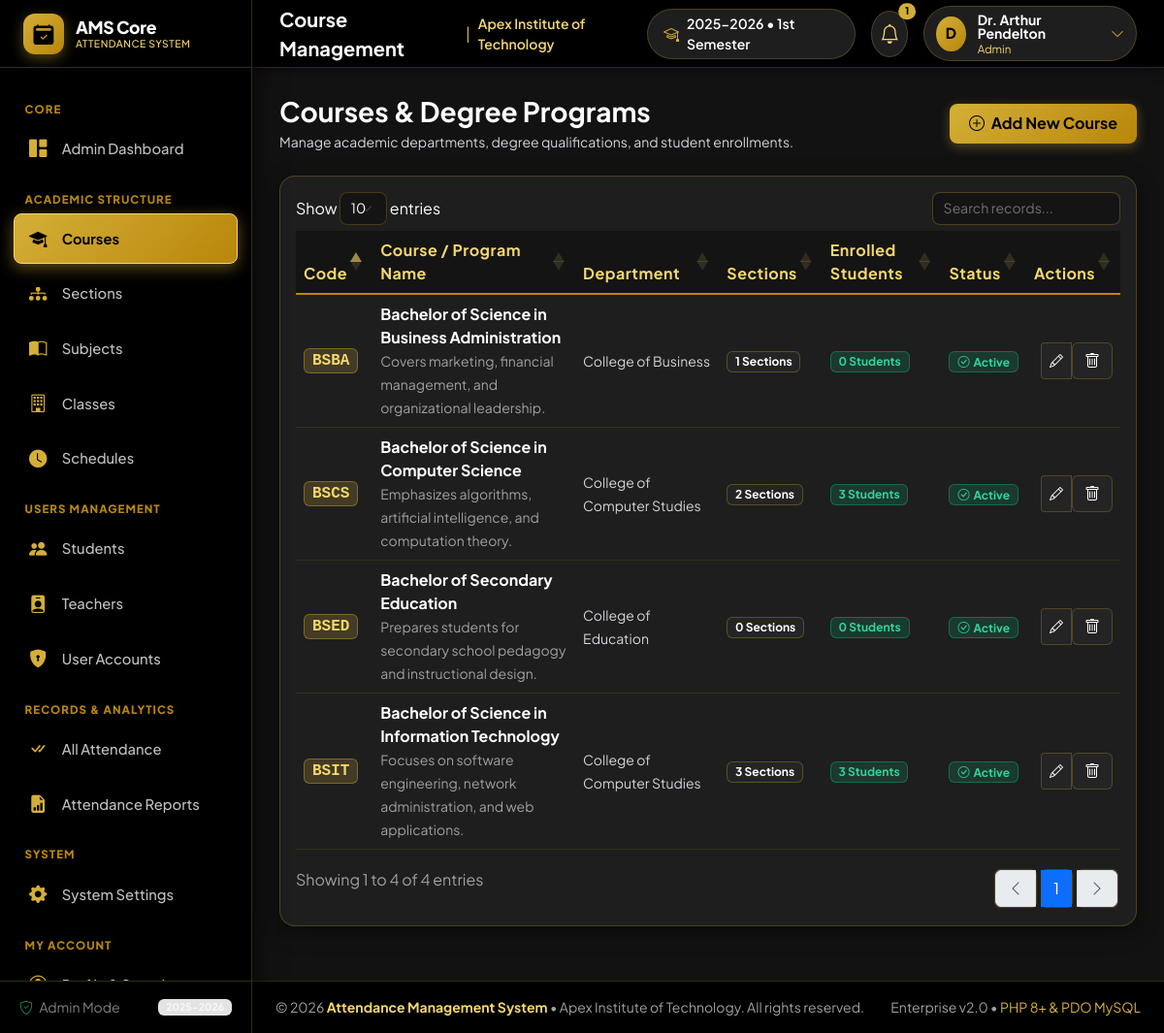
Screenshot of /courses.php (signed in) with the database file from the repository.
### tables this page shows
CREATE TABLE `courses` (
  `id` INT AUTO_INCREMENT PRIMARY KEY,
  `course_code` VARCHAR(20) NOT NULL UNIQUE,
  `course_name` VARCHAR(150) NOT NULL,
  `department` VARCHAR(100) DEFAULT 'College of Information Technology',
  `description` TEXT NULL,
  `status` ENUM('active', 'inactive') DEFAULT 'active',
  `created_at` TIMESTAMP DEFAULT CURRENT_TIMESTAMP
);

### database.php (called while the page is built, shortened)
<?php
class Database {
    private static $instance = null;
    private $pdo;
    private $host = '127.0.0.1';
    private $dbname = 'attendance_management';
    private $user = 'root';
    private $pass = '';
    private $charset = 'utf8mb4';
    private function __construct() {
        $dsn = "mysql:host={$this->host};dbname={$this->dbname};charset={$this->charset}";
        $options = [
            PDO::ATTR_ERRMODE            => PDO::ERRMODE_EXCEPTION,
            PDO::ATTR_DEFAULT_FETCH_MODE => PDO::FETCH_ASSOC,
            PDO::ATTR_EMULATE_PREPARES   => false,
            PDO::MYSQL_ATTR_INIT_COMMAND => "SET NAMES utf8mb4 COLLATE utf8mb4_unicode_ci"
        ];
        try {
            $this->pdo = new PDO($dsn, $this->user, $this->pass, $options);
        } catch (PDOException $e) {
            die("Database connection failed: " . htmlspecialchars($e->getMessage()));
        }
    }
    public static function getInstance() {
        if (self::$instance === null) {
            self::$instance = new self();
        }
        return self::$instance;
    }
    public function getConnection() {
        return $this->pdo;
    }
}

### Class.php (called while the page is built, shortened)
<?php
require_once __DIR__ . '/../config/database.php';
class ClassModel {
    private $db;
    public function __construct() {
        $this->db = Database::getInstance()->getConnection();
    }
    public function getCourses() {
        $stmt = $this->db->query("
            SELECT c.*, COUNT(DISTINCT s.id) as student_count, COUNT(DISTINCT sec.id) as section_count
            FROM courses c
            LEFT JOIN sections sec ON sec.course_id = c.id
            LEFT JOIN students s ON s.course_id = c.id
            GROUP BY c.id
            ORDER BY c.course_code ASC
        ");
        return $stmt->fetchAll();
    }
}

### courses.php (the view, shortened to what this page needs)
<?php
require_once __DIR__ . '/../includes/functions.php';
require_once __DIR__ . '/../models/Class.php';
$classModel = new ClassModel();
$courses = $classModel->getCourses();
require_once __DIR__ . '/../views/layouts/header.php';
require_once __DIR__ . '/../views/layouts/sidebar.php';
require_once __DIR__ . '/../views/layouts/navbar.php';
?>
<div class="d-flex flex-column flex-md-row justify-content-between align-items-md-center gap-3 mb-4">
    <div>
        <h3 class="fw-bold text-dark mb-1">Courses & Degree Programs</h3>
        <p class="text-secondary small mb-0">Manage academic departments, degree qualifications, and student enrollments.</p>
    </div>
    <div>
        <button type="button" class="btn btn-primary" data-bs-toggle="modal" data-bs-target="#addCourseModal">
            <i class="bi bi-plus-circle me-1"></i> Add New Course
        </button>
    </div>
</div>
<div class="card-modern">
    <div class="card-body p-0">
        <div class="table-responsive p-3">
            <table class="table table-hover align-middle datatable w-100">
                <thead class="table-light">
                    <tr>
                        <th>Code</th>
                        <th>Course / Program Name</th>
                        <th>Department</th>
                        <th>Sections</th>
                        <th>Enrolled Students</th>
                        <th>Status</th>
                        <th class="text-end">Actions</th>
                    </tr>
                </thead>
                <tbody>
                    <?php foreach ($courses as $c): ?>
                        <tr>
                            <td>
                                <span class="badge bg-primary-subtle text-primary border border-primary-subtle fs-6 font-monospace px-2 py-1">
                                    <?= e($c['course_code']) ?>
                                </span>
                            </td>
                            <td>
                                <div class="fw-bold text-dark"><?= e($c['course_name']) ?></div>
                                <small class="text-muted"><?= e($c['description'] ?: 'No description provided') ?></small>
                            </td>
                            <td><span class="text-secondary small"><?= e($c['department']) ?></span></td>
                            <td><span class="badge bg-light text-dark border"><?= (int)$c['section_count'] ?> Sections</span></td>
                            <td><span class="badge bg-success-subtle text-success border border-success-subtle"><?= (int)$c['student_count'] ?> Students</span></td>
                            <td><?= get_status_badge($c['status']) ?></td>
                            <td class="text-end">
                                <div class="btn-group btn-group-sm">
                                    <button type="button" class="btn btn-light border edit-course-btn"
                                            data-course='<?= json_encode($c) ?>' title="Edit">
                                        <i class="bi bi-pencil"></i>
                                    </button>
                                    <form method="POST" action="<?= BASE_URL ?>/admin/courses.php" class="d-inline">
                                        <button type="button" class="btn btn-light border text-danger btn-delete-confirm" title="Delete">
                                            <i class="bi bi-trash"></i>
                                        </button>
                                    </form>
                                </div>
                            </td>
                        </tr>
                    <?php endforeach; ?>
                </tbody>
            </table>
        </div>
    </div>
</div>
<?php
require_once __DIR__ . '/../views/layouts/footer.php';
?>

### functions.php (shortened to what this page needs)
<?php
function e($string) {
    return htmlspecialchars((string)$string, ENT_QUOTES, 'UTF-8');
}
function get_status_badge($status) {
    $status = strtoupper($status);
    switch ($status) {
        case 'ACTIVE':
            return '<span class="badge bg-success-subtle text-success border border-success-subtle px-2 py-1"><i class="bi bi-check-circle me-1"></i>Active</span>';
    }
}

### style.css (style rules this page uses)
:root { --gold: #D4AF37; --gold-dark: #B8860B; --gold-light: #F5D76E; --black: #000000; --bg-dark: #121212; --bg-card: #1E1E1E; --bg-card-header: #171717; --bg-input: #141414; --text-white: #FFFFFF; --text-gold-light: #F5D76E; --text-muted: #A0A0A0; --text-secondary: #D1D5DB; --gold-subtle: rgba(212, 175, 55, 0.12); --gold-border: rgba(212, 175, 55, 0.25); --gold-border-strong: rgba(212, 175, 55, 0.55); --gold-gradient: linear-gradient(135deg, #D4AF37 0%, #B8860B 100%); --gold-gradient-hover: linear-gradient(135deg, #F5D76E 0%, #D4AF37 100%); --gold-dashboard-bg: linear-gradient(135deg, #E2BF53 0%, #D4AF37 40%, #B8860B 100%); --primary: var(--gold); --primary-hover: var(--gold-dark); --primary-light: var(--gold-subtle); --primary-gradient: var(--gold-gradient); --navy-dark: var(--black); --navy-surface: var(--bg-card); --navy-border: var(--gold-border); --navy-muted: var(--text-muted); --bg-light: var(--bg-dark); --surface-light: var(--bg-card); --border-color: var(--gold-border); --text-primary: var(--text-white); --sidebar-width: 260px; --topbar-height: 70px; --radius-sm: 8px; --radius-md: 12px; --radius-lg: 16px; --radius-xl: 20px; --shadow-subtle: 0 2px 10px rgba(0, 0, 0, 0.5); --shadow-card: 0 6px 22px rgba(0, 0, 0, 0.45); --shadow-elevated: 0 12px 32px rgba(0, 0, 0, 0.65); }
*, *::before, *::after { box-sizing: border-box; }
body { font-family: 'Plus Jakarta Sans', -apple-system, BlinkMacSystemFont, "Segoe UI", Roboto, sans-serif; background-color: var(--bg-dark); color: var(--text-white); min-height: 100vh; overflow-x: hidden; }
.text-dark { color: var(--text-white) !important; }
.text-secondary { color: var(--text-secondary) !important; }
.text-muted { color: var(--text-muted) !important; }
.text-primary { color: var(--gold) !important; }
.card-modern { background: var(--bg-card); border: 1px solid var(--gold-border); border-radius: var(--radius-lg); box-shadow: var(--shadow-card); margin-bottom: 1.75rem; overflow: hidden; color: var(--text-white); }
.card-modern .card-body { padding: 1.5rem; color: var(--text-white); }
.table { --bs-table-bg: var(--bg-card); --bs-table-color: var(--text-white); --bs-table-border-color: rgba(212, 175, 55, 0.15); color: var(--text-white); margin-bottom: 0; }
.table > thead { background-color: var(--bg-dark); }
.table > thead th, .table-light, .table-light th { background-color: #141414 !important; color: var(--text-gold-light) !important; border-bottom: 2px solid var(--gold-dark) !important; font-weight: 700; letter-spacing: 0.03em; }
.table tbody tr { background-color: var(--bg-card); border-bottom: 1px solid rgba(212, 175, 55, 0.12); }
.table tbody td { background-color: var(--bg-card); color: var(--text-white); vertical-align: middle; }
.btn-primary { background: var(--gold-gradient) !important; color: var(--black) !important; font-weight: 700 !important; border: none !important; border-radius: var(--radius-sm); padding: 0.55rem 1.25rem; box-shadow: 0 3px 12px rgba(212, 175, 55, 0.35); transition: all 0.2s ease; }
.btn-light { background: #242424 !important; color: var(--text-white) !important; border: 1px solid var(--gold-border) !important; }
.badge.bg-light { background-color: #242424 !important; color: var(--text-white) !important; border: 1px solid rgba(212, 175, 55, 0.3) !important; }
.badge.bg-primary, .badge.bg-primary-subtle { background-color: rgba(212, 175, 55, 0.2) !important; color: var(--text-gold-light) !important; border: 1px solid rgba(212, 175, 55, 0.4) !important; }
.badge-status-present, .badge.bg-success-subtle { background-color: rgba(16, 185, 129, 0.18) !important; color: #34d399 !important; border: 1px solid rgba(16, 185, 129, 0.4) !important; }

### rows the page displays
courses: course_code "BSBA", course_name "Bachelor of Science in Business Administration", description "Covers marketing, financial management, and organizational leadership.", department "College of Business", section_count "1", student_count "0", status "active" (drawn)
courses: course_code "BSCS", course_name "Bachelor of Science in Computer Science", description "Emphasizes algorithms, artificial intelligence, and computation theory.", department "College of Computer Studies", section_count "2", student_count "3", status "active" (drawn)
courses: course_code "BSED", course_name "Bachelor of Secondary Education", description "Prepares students for secondary school pedagogy and instructional design.", department "College of Education", section_count "0", student_count "0", status "active" (drawn)
courses: course_code "BSIT", course_name "Bachelor of Science in Information Technology", description "Focuses on software engineering, network administration, and web applications.", department "College of Computer Studies", section_count "3", student_count "3", status "active" (drawn)

### other values shown
$role "Admin"
ACADEMIC_YEAR "2025-2026"
$pageTitle "Course Management"
INSTITUTION_NAME "Apex Institute of Technology"
CURRENT_SEMESTER "1st Semester"
count($notifications) "1"
substr($user['full_name'] ?? 'U', 0, 1) "D"
$user['full_name'] "Dr. Arthur Pendelton"
$user['role'] "Admin"
APP_NAME "Attendance Management System"
